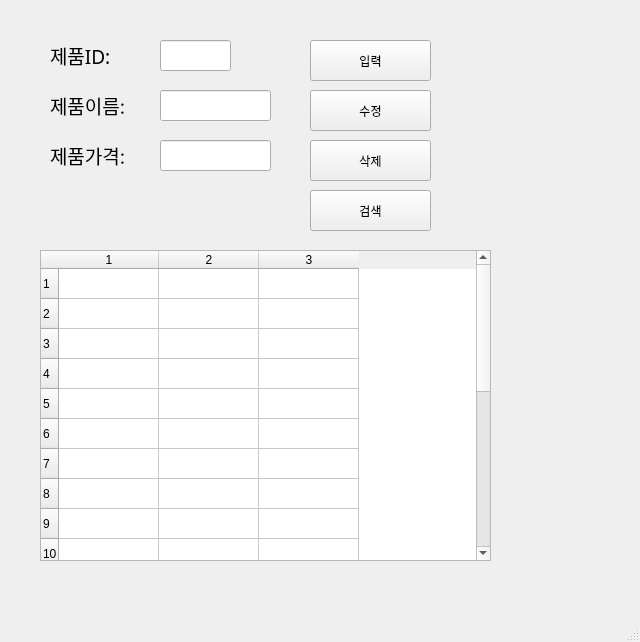
<?xml version="1.0" encoding="UTF-8"?>
<ui version="4.0">
 <class>MainWindow</class>
 <widget class="QMainWindow" name="MainWindow">
  <property name="geometry">
   <rect>
    <x>0</x>
    <y>0</y>
    <width>640</width>
    <height>642</height>
   </rect>
  </property>
  <property name="windowTitle">
   <string>MainWindow</string>
  </property>
  <widget class="QWidget" name="centralwidget">
   <widget class="QLabel" name="label">
    <property name="geometry">
     <rect>
      <x>50</x>
      <y>40</y>
      <width>91</width>
      <height>31</height>
     </rect>
    </property>
    <property name="font">
     <font>
      <family>맑은 고딕</family>
      <pointsize>14</pointsize>
     </font>
    </property>
    <property name="text">
     <string>제품ID:</string>
    </property>
   </widget>
   <widget class="QLabel" name="label_2">
    <property name="geometry">
     <rect>
      <x>50</x>
      <y>90</y>
      <width>101</width>
      <height>31</height>
     </rect>
    </property>
    <property name="font">
     <font>
      <family>맑은 고딕</family>
      <pointsize>14</pointsize>
     </font>
    </property>
    <property name="text">
     <string>제품이름:</string>
    </property>
   </widget>
   <widget class="QLabel" name="label_3">
    <property name="geometry">
     <rect>
      <x>50</x>
      <y>140</y>
      <width>101</width>
      <height>31</height>
     </rect>
    </property>
    <property name="font">
     <font>
      <family>맑은 고딕</family>
      <pointsize>14</pointsize>
     </font>
    </property>
    <property name="text">
     <string>제품가격:</string>
    </property>
   </widget>
   <widget class="QLineEdit" name="prodID">
    <property name="geometry">
     <rect>
      <x>160</x>
      <y>40</y>
      <width>71</width>
      <height>31</height>
     </rect>
    </property>
   </widget>
   <widget class="QLineEdit" name="prodName">
    <property name="geometry">
     <rect>
      <x>160</x>
      <y>90</y>
      <width>111</width>
      <height>31</height>
     </rect>
    </property>
   </widget>
   <widget class="QLineEdit" name="prodPrice">
    <property name="geometry">
     <rect>
      <x>160</x>
      <y>140</y>
      <width>111</width>
      <height>31</height>
     </rect>
    </property>
   </widget>
   <widget class="QPushButton" name="pushButton">
    <property name="geometry">
     <rect>
      <x>310</x>
      <y>40</y>
      <width>121</width>
      <height>41</height>
     </rect>
    </property>
    <property name="text">
     <string>입력</string>
    </property>
   </widget>
   <widget class="QPushButton" name="pushButton_2">
    <property name="geometry">
     <rect>
      <x>310</x>
      <y>90</y>
      <width>121</width>
      <height>41</height>
     </rect>
    </property>
    <property name="text">
     <string>수정</string>
    </property>
   </widget>
   <widget class="QPushButton" name="pushButton_3">
    <property name="geometry">
     <rect>
      <x>310</x>
      <y>140</y>
      <width>121</width>
      <height>41</height>
     </rect>
    </property>
    <property name="text">
     <string>삭제</string>
    </property>
   </widget>
   <widget class="QPushButton" name="pushButton_4">
    <property name="geometry">
     <rect>
      <x>310</x>
      <y>190</y>
      <width>121</width>
      <height>41</height>
     </rect>
    </property>
    <property name="text">
     <string>검색</string>
    </property>
   </widget>
   <widget class="QTableWidget" name="tableWidget">
    <property name="geometry">
     <rect>
      <x>40</x>
      <y>250</y>
      <width>451</width>
      <height>311</height>
     </rect>
    </property>
    <property name="sizePolicy">
     <sizepolicy hsizetype="Maximum" vsizetype="Expanding">
      <horstretch>0</horstretch>
      <verstretch>0</verstretch>
     </sizepolicy>
    </property>
    <property name="rowCount">
     <number>20</number>
    </property>
    <property name="columnCount">
     <number>3</number>
    </property>
    <row/>
    <row/>
    <row/>
    <row/>
    <row/>
    <row/>
    <row/>
    <row/>
    <row/>
    <row/>
    <row/>
    <row/>
    <row/>
    <row/>
    <row/>
    <row/>
    <row/>
    <row/>
    <row/>
    <row/>
    <column/>
    <column/>
    <column/>
   </widget>
  </widget>
  <widget class="QMenuBar" name="menubar">
   <property name="geometry">
    <rect>
     <x>0</x>
     <y>0</y>
     <width>640</width>
     <height>33</height>
    </rect>
   </property>
  </widget>
  <widget class="QStatusBar" name="statusbar"/>
 </widget>
 <resources/>
 <connections>
  <connection>
   <sender>pushButton</sender>
   <signal>clicked()</signal>
   <receiver>MainWindow</receiver>
   <slot>addProduct()</slot>
   <hints>
    <hint type="sourcelabel">
     <x>372</x>
     <y>89</y>
    </hint>
    <hint type="destinationlabel">
     <x>457</x>
     <y>134</y>
    </hint>
   </hints>
  </connection>
  <connection>
   <sender>pushButton_2</sender>
   <signal>clicked()</signal>
   <receiver>MainWindow</receiver>
   <slot>updateProduct()</slot>
   <hints>
    <hint type="sourcelabel">
     <x>379</x>
     <y>144</y>
    </hint>
    <hint type="destinationlabel">
     <x>491</x>
     <y>185</y>
    </hint>
   </hints>
  </connection>
  <connection>
   <sender>pushButton_4</sender>
   <signal>clicked()</signal>
   <receiver>MainWindow</receiver>
   <slot>getProduct()</slot>
   <hints>
    <hint type="sourcelabel">
     <x>375</x>
     <y>246</y>
    </hint>
    <hint type="destinationlabel">
     <x>483</x>
     <y>274</y>
    </hint>
   </hints>
  </connection>
  <connection>
   <sender>pushButton_3</sender>
   <signal>clicked()</signal>
   <receiver>MainWindow</receiver>
   <slot>removeProduct()</slot>
   <hints>
    <hint type="sourcelabel">
     <x>413</x>
     <y>192</y>
    </hint>
    <hint type="destinationlabel">
     <x>480</x>
     <y>229</y>
    </hint>
   </hints>
  </connection>
 </connections>
 <slots>
  <slot>addProduct()</slot>
  <slot>removeProduct()</slot>
  <slot>updateProduct()</slot>
  <slot>getProduct()</slot>
 </slots>
</ui>
